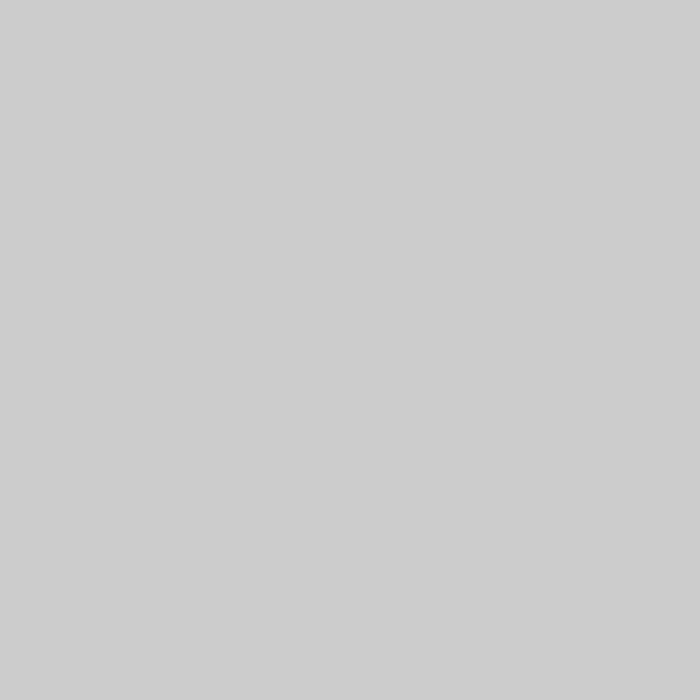
Frame 1 (no input)
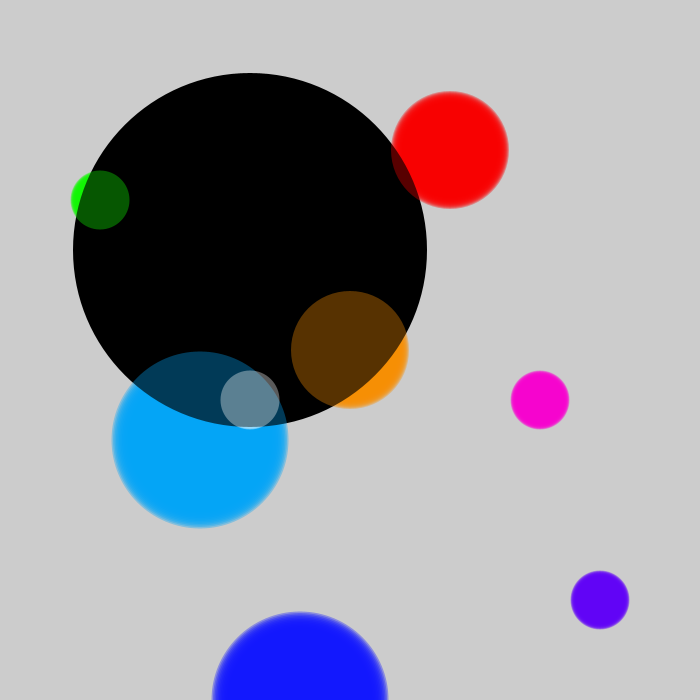
Frame 60 (the mouse pressed at the canvas centre just before this capture)
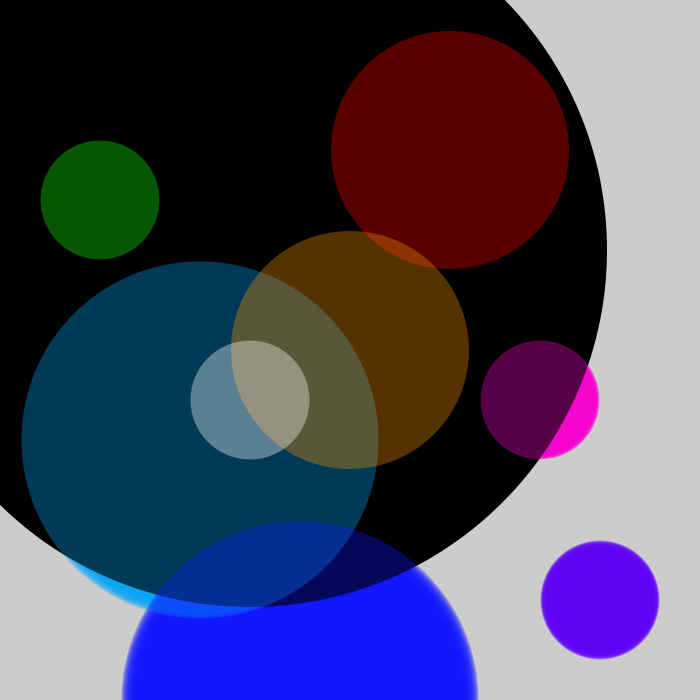
Frame 120 (the mouse held since frame 60 and released just before this capture)

The Processing sketch that drew these frames (run headless with seeded random() and noise(); from frame 60 on, the mouse is pressed at the canvas centre):

// Processing sketch: processing_25330
// ── processing_25330.pde

 int space = 0;
 int count = 0;
 int wow = 0;
 int buzz = 0;
 int zap = 0;
 int fun = 0;
 int dunk = 0;
 int chew = 0;
 int boom = 0;
 
 void setup(){
   size(700,700);
   smooth();
   
 }
 
 
 void draw(){
   
   noStroke();
   fill(0,0,0);
   ellipse(250,250,space,space);
   space= space+6;
   fill(250,0,0,90);
   ellipse(450,150,count,count);
   count = count+2;
   fill(2,163,247,90);
   ellipse(200,440,wow,wow);
   wow = wow+3;
   fill(17,247,2,90);
   ellipse(100,200,buzz,buzz);  
   buzz = buzz+1;
   fill(247,2,207,90);
   ellipse(540,400,dunk,dunk);
   dunk = dunk+1;
   fill(247,142,2,90);
   ellipse(350,350,zap,zap);
   zap = zap+2;
   fill(255,255,255,90);
   ellipse(250,400,boom,boom);
   boom = boom+1;
   fill(18,23,255,90);
   ellipse(300,700,chew,chew);
   chew = chew+3;
   fill(95,2,247,90);
   ellipse(600,600,fun,fun);
   fun = fun+1;
 }
